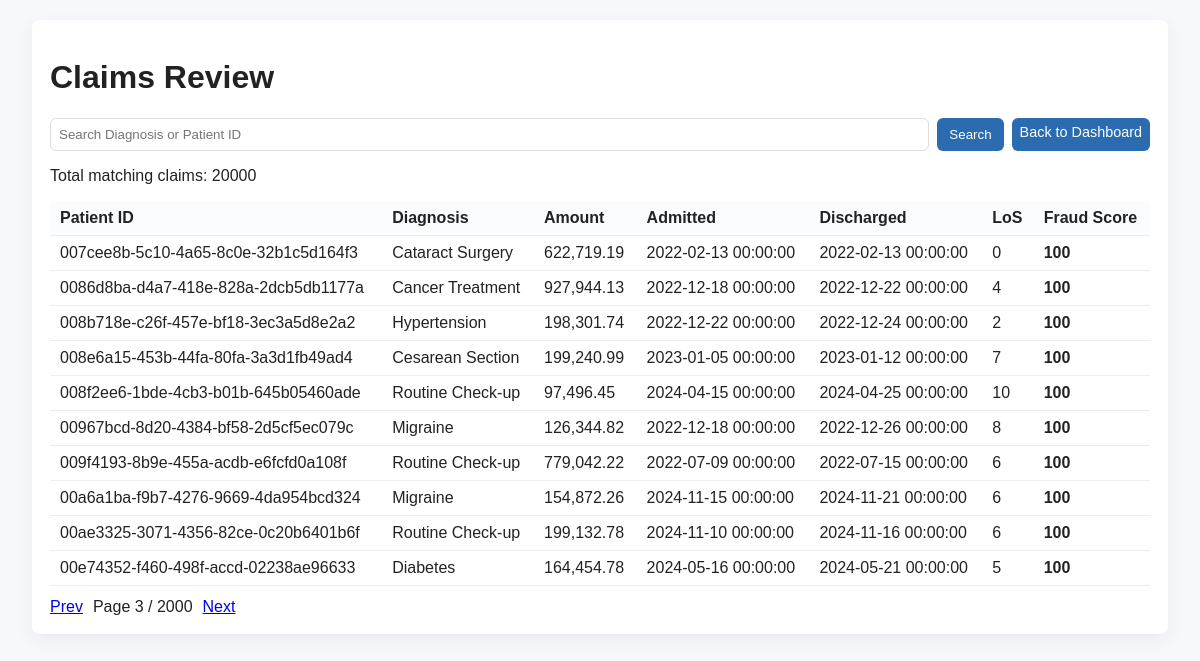
The app's page /claims?q=&page=3 with its own data.
### tables this page shows
CREATE TABLE "claims" (
"patient_id" TEXT,
  "age" INTEGER,
  "gender" TEXT,
  "date_admitted" TIMESTAMP,
  "date_discharged" TIMESTAMP,
  "diagnosis" TEXT,
  "amount_billed" REAL,
  "length_of_stay" INTEGER,
  "age_risk" REAL,
  "stay_penalty" REAL,
  "fraud_score" INTEGER
);

### app.py (the view)
@app.route("/claims")
def claims():
    q = request.args.get("q", "").strip()
    page = max(1, int(request.args.get("page", 1)))
    offset = (page - 1) * PER_PAGE
    db = get_db()
    base_sql = "SELECT * FROM claims"
    params = []
    where = ""
    if q:
        where = " WHERE diagnosis LIKE ? OR patient_id LIKE ?"
        params.extend([f"%{q}%", f"%{q}%"])
    count_sql = f"SELECT COUNT(*) as cnt FROM claims{where}"
    total = db.execute(count_sql, params).fetchone()["cnt"]
    sql = base_sql + where + " ORDER BY fraud_score DESC LIMIT ? OFFSET ?"
    params.extend([PER_PAGE, offset])
    rows = db.execute(sql, params).fetchall()
    total_pages = max(1, math.ceil(total / PER_PAGE))
    return render_template("claims.html",
                           claims=rows,
                           q=q,
                           page=page,
                           total_pages=total_pages,
                           total=total)

### app.py (called while the page is built)
def get_db():
    db = getattr(g, "_db", None)
    if db is None:
        if not DB_PATH.exists():
            raise RuntimeError("Database not found. Run load_data.py first.")
        db = sqlite3.connect(str(DB_PATH))
        db.row_factory = sqlite3.Row
        g._db = db
    return db

### templates/claims.html (shortened to what this page needs)
<!doctype html>
<html>
<head>
  <link rel="stylesheet" href="{{ url_for('static', filename='styles.css') }}">
</head>
<body>
  <div class="container">
    <h1>Claims Review</h1>
    <form method="get" action="{{ url_for('claims') }}" class="search-form">
      <input type="text" name="q" value="{{ q }}" placeholder="Search Diagnosis or Patient ID">
      <button type="submit">Search</button>
      <a href="{{ url_for('index') }}" class="btn small">Back to Dashboard</a>
    </form>
    <p>Total matching claims: {{ total }}</p>
    <table class="claims-table">
      <thead>
        <tr>
          <th>Patient ID</th>
          <th>Diagnosis</th>
          <th>Amount</th>
          <th>Admitted</th>
          <th>Discharged</th>
          <th>LoS</th>
          <th>Fraud Score</th>
        </tr>
      </thead>
      <tbody>
        {% for r in claims %}
        <tr>
          <td>{{ r['patient_id'] }}</td>
          <td>{{ r['diagnosis'] }}</td>
          <td>{{ "{:,.2f}".format(r['amount_billed']) }}</td>
          <td>{{ r['date_admitted'] }}</td>
          <td>{{ r['date_discharged'] }}</td>
          <td>{{ r['length_of_stay'] }}</td>
          <td><strong>{{ r['fraud_score'] }}</strong></td>
        </tr>
        {% endfor %}
      </tbody>
    </table>
    <div class="pagination">
      {% if page > 1 %}
        <a href="{{ url_for('claims', q=q, page=page-1) }}">Prev</a>
      {% endif %}
      <span>Page {{ page }} / {{ total_pages }}</span>
      {% if page < total_pages %}
        <a href="{{ url_for('claims', q=q, page=page+1) }}">Next</a>
      {% endif %}
    </div>
  </div>
</body>
</html>

### static/styles.css (style rules this page uses)
body { font-family: Arial, sans-serif; background:#f6f8fb; color:#222; margin:0; padding:20px; }
.container { max-width:1100px; margin:0 auto; background:#fff; padding:18px; border-radius:8px; box-shadow:0 6px 18px rgba(0,0,0,0.06); }
.btn { display:inline-block; background:#2b6cb0; color:#fff; padding:8px 12px; border-radius:6px; text-decoration:none; }
.btn.small { padding:6px 8px; font-size:0.9rem; }
.search-form { display:flex; gap:8px; margin-bottom:12px; }
.search-form input { flex:1; padding:8px; border-radius:6px; border:1px solid #ddd; }
.search-form button { padding:8px 12px; border-radius:6px; border:none; background:#2b6cb0; color:#fff; }
.claims-table { width:100%; border-collapse:collapse; margin-top:8px; }
.claims-table th, .claims-table td { padding:8px 10px; border-bottom:1px solid #eee; text-align:left; }
.claims-table th { background:#fbfcfe; position:sticky; top:0; }
.pagination { margin-top:12px; display:flex; gap:10px; align-items:center; }

### records on screen
claims: patient_id "007cee8b-5c10-4a65-8c0e-32b1c5d164f3", diagnosis "Cataract Surgery", amount_billed "622,719.19", date_admitted "2022-02-13 00:00:00", date_discharged "2022-02-13 00:00:00", length_of_stay "0", fraud_score "100"
claims: patient_id "0086d8ba-d4a7-418e-828a-2dcb5db1177a", diagnosis "Cancer Treatment", amount_billed "927,944.13", date_admitted "2022-12-18 00:00:00", date_discharged "2022-12-22 00:00:00", length_of_stay "4", fraud_score "100"
claims: patient_id "008b718e-c26f-457e-bf18-3ec3a5d8e2a2", diagnosis "Hypertension", amount_billed "198,301.74", date_admitted "2022-12-22 00:00:00", date_discharged "2022-12-24 00:00:00", length_of_stay "2", fraud_score "100"
claims: patient_id "008e6a15-453b-44fa-80fa-3a3d1fb49ad4", diagnosis "Cesarean Section", amount_billed "199,240.99", date_admitted "2023-01-05 00:00:00", date_discharged "2023-01-12 00:00:00", length_of_stay "7", fraud_score "100"
claims: patient_id "008f2ee6-1bde-4cb3-b01b-645b05460ade", diagnosis "Routine Check-up", amount_billed "97,496.45", date_admitted "2024-04-15 00:00:00", date_discharged "2024-04-25 00:00:00", length_of_stay "10", fraud_score "100"
claims: patient_id "00967bcd-8d20-4384-bf58-2d5cf5ec079c", diagnosis "Migraine", amount_billed "126,344.82", date_admitted "2022-12-18 00:00:00", date_discharged "2022-12-26 00:00:00", length_of_stay "8", fraud_score "100"
claims: patient_id "009f4193-8b9e-455a-acdb-e6fcfd0a108f", diagnosis "Routine Check-up", amount_billed "779,042.22", date_admitted "2022-07-09 00:00:00", date_discharged "2022-07-15 00:00:00", length_of_stay "6", fraud_score "100"
claims: patient_id "00a6a1ba-f9b7-4276-9669-4da954bcd324", diagnosis "Migraine", amount_billed "154,872.26", date_admitted "2024-11-15 00:00:00", date_discharged "2024-11-21 00:00:00", length_of_stay "6", fraud_score "100"
claims: patient_id "00ae3325-3071-4356-82ce-0c20b6401b6f", diagnosis "Routine Check-up", amount_billed "199,132.78", date_admitted "2024-11-10 00:00:00", date_discharged "2024-11-16 00:00:00", length_of_stay "6", fraud_score "100"
claims: patient_id "00e74352-f460-498f-accd-02238ae96633", diagnosis "Diabetes", amount_billed "164,454.78", date_admitted "2024-05-16 00:00:00", date_discharged "2024-05-21 00:00:00", length_of_stay "5", fraud_score "100"

### other values on screen
{{ total }} "20000"
{{ page }} "3"
{{ total_pages }} "2000"
